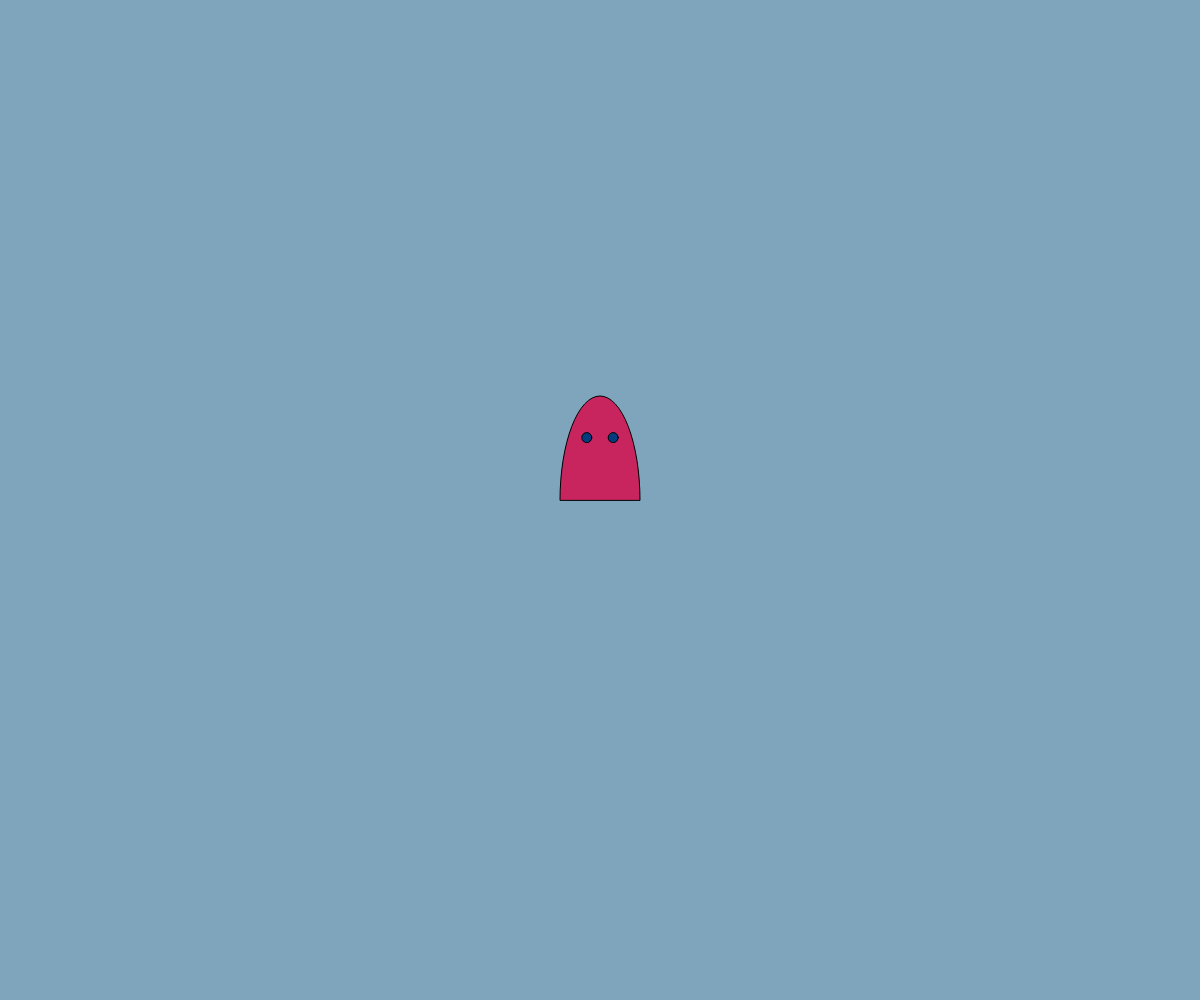
Frame 1 (no input)
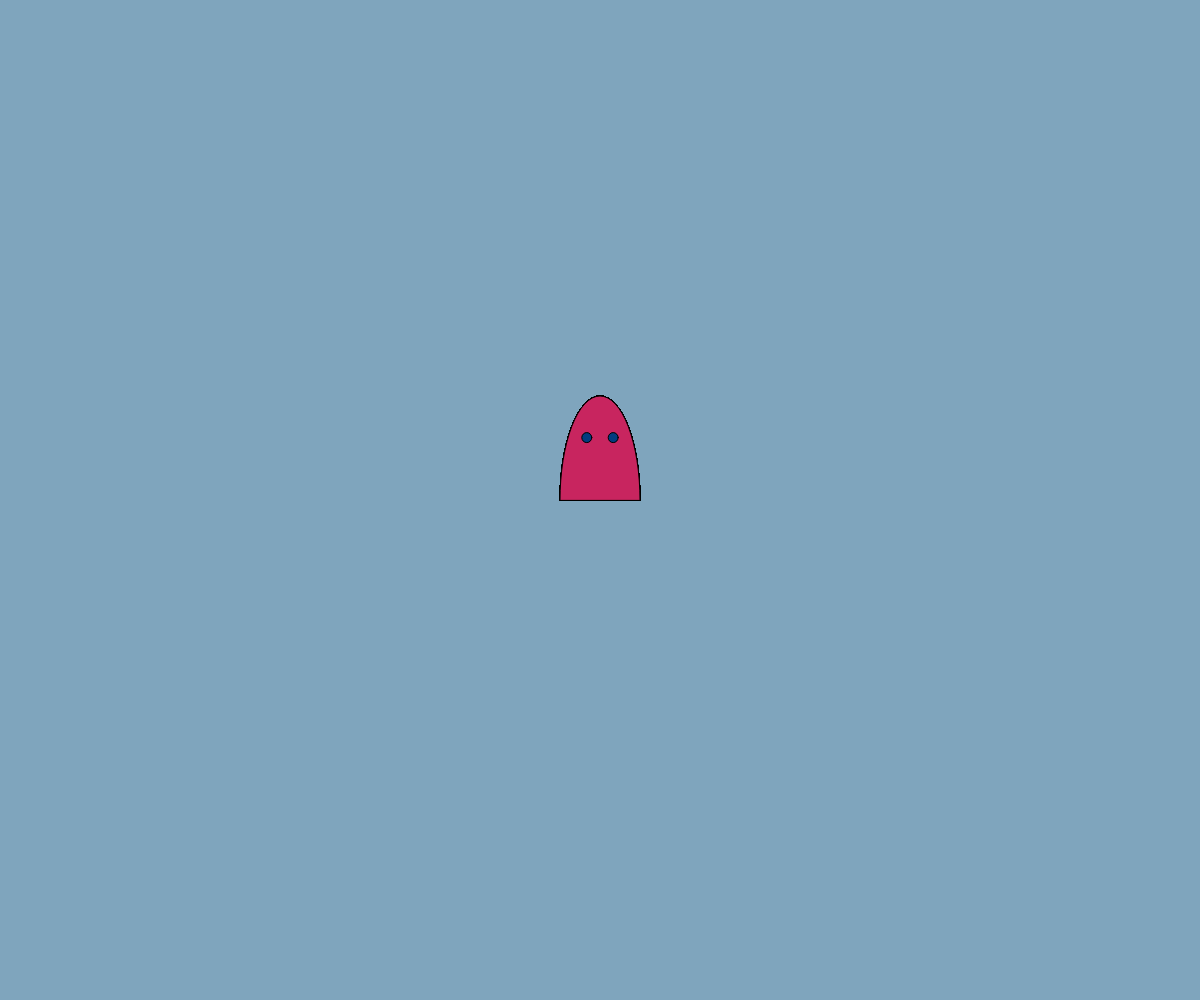
Frame 60 (no input)
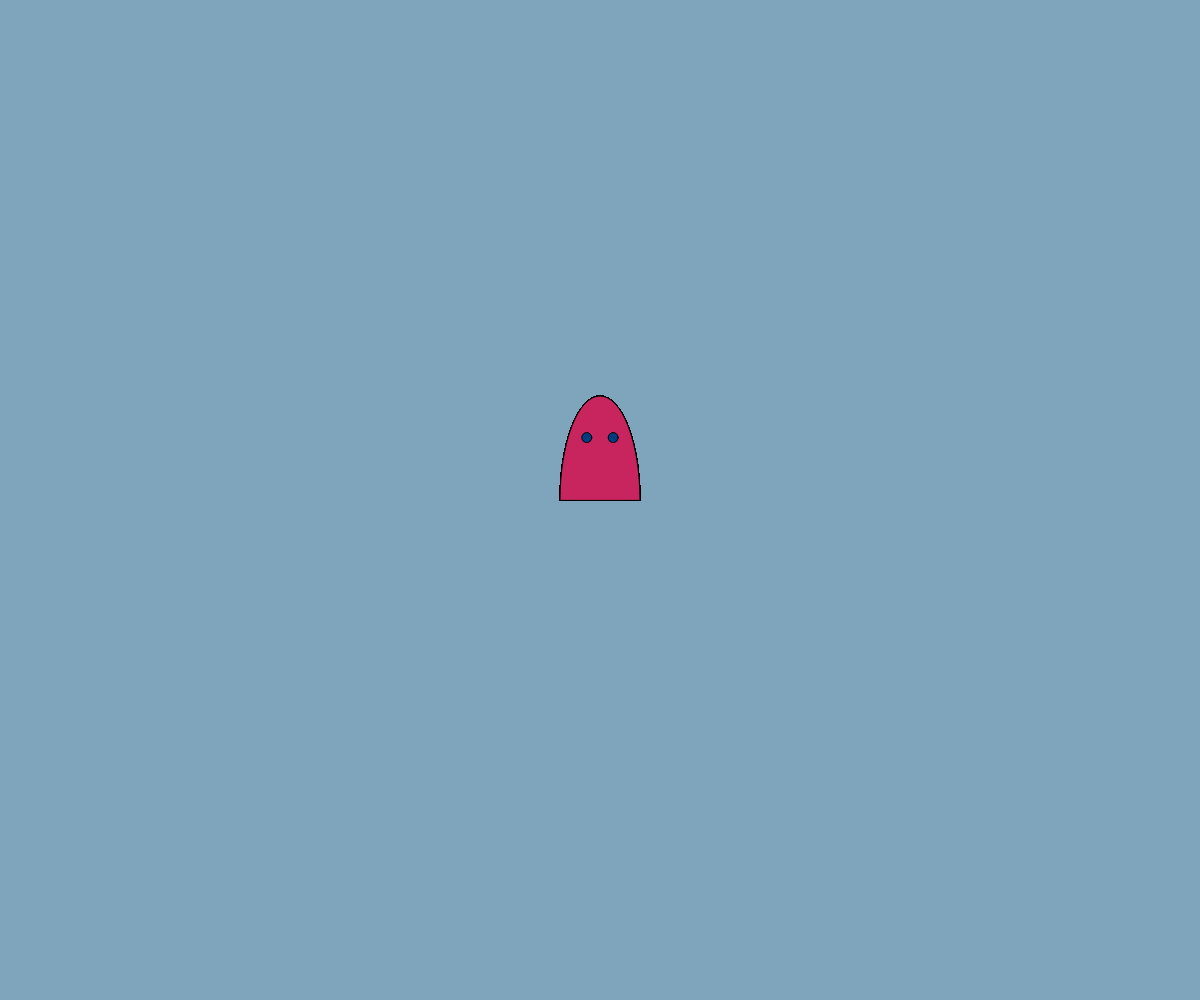
Frame 120 (the mouse pressed at the canvas centre since frame 60)

The p5.js sketch that drew these frames (run headless with seeded random() and noise() and a simulated clock; from frame 60 on, the mouse is pressed at the canvas centre):

// p5.js sketch
// ── sketch.js

// global variables
var bg_col;


function setup() {
    createCanvas(windowWidth,windowHeight);
    bg_col = color(127, 165, 189);
    background(bg_col);


}

function draw() {
	translate(width/2, height/2);


	rotate(0);


    var thingWidth = 80
    var thingHeight = thingWidth * 2.6;
	fill(200, 37, 95);
	push();
	scale(1, -1);
    arc(0, 0, thingWidth, thingHeight, 0, PI, CHORD);
	pop();

	fill(2, 60, 127);
	var eye_x = thingWidth * 0.165;
	var eye_y = thingHeight * -0.3;
	var eye_size = thingWidth * 0.125;
	ellipse(-eye_x, eye_y, eye_size, eye_size);
	ellipse(eye_x, eye_y, eye_size, eye_size);

}

// ── omni.js
function Herbi(pos_x, pos_y){
    this.pos = createVector(pos_x,pos_y);
    this.velocity = createVector(0, 0);
    this.accel = createVector(0, 0);
    this.maxSpeed = 10;
    this.size = 1;
    this.maxSize = 10;
    this.born = Date.now();
    this.age = 0;
    this.maxAge = 300;
    this.minWidth = 30;
    this.maxWidth = 60;
    this.canGrow = true;
    this.maxFoodDist = 200;
	this.eating = false;
	this.timeEating = 0;
}

Herbi.prototype.frame = function (foodArr) {
    this.draw();
    this.grow();
    this.lookForFood(foodArr);
	this.eat();
    this.move();
};


Herbi.prototype.move = function() {

	var moveAmt;
	var mult = 1;

	if (this.myFood) {
		// text(this.myFood, 100, 100);

		moveAmt = p5.Vector.sub(this.myFood.pos, this.pos);
		var dist = moveAmt.mag();

		moveAmt.normalize();

		mult = constrain(map(dist, 0, 30, 0, 1), 0, 1);

	} else {
		moveAmt = p5.Vector.random2D();
		moveAmt.mult(0.5);
	}

    this.accel = moveAmt;
    this.velocity.add(this.accel);
	this.velocity.mult(mult);
	this.velocity.limit(this.maxSpeed);

    this.checkBounds();

    this.pos.add(this.velocity);

};

Herbi.prototype.checkBounds = function(){
    if (this.pos.x >= width ) {
        this.velocity.x = 0;
        this.accel.x *= -1;
        this.pos.x = width-2;
    } else if ( this.pos.x <= 0 ) {
        this.velocity.x = 0;
        this.accel.x *= -1;
        this.pos.x = 2;

    } else if ( this.pos.y >= height ) {
        this.velocity.y = 0;
        this.accel.y *= -1;
        this.pos.y = height-2;

    } else if ( this.pos.y <= 0) {
        this.velocity.y = 0;
        this.accel.y *= -1;
        this.pos.y = 2;
    }
};


Herbi.prototype.lookForFood = function(foodArr){

    for (var i = 0; i < foodArr.length; i++) {
        var food = foodArr[i];


        var foodDist = p5.Vector.dist(food.pos,this.pos);

        textSize(50);
        // text(foodDist, 50, 50);


        if (foodDist <= this.maxFoodDist && food.size >= 2) {
            this.myFood = food;
            // text("food!", 50, 50);
        }
    }

};

Herbi.prototype.eat = function(){
	if (this.myFood) {
		if ( p5.Vector.dist(this.pos, this.myFood.pos) <= 1 ) {
			// text("Im on food", 100, 100);
			this.eating = true;
		}
	}

	if (this.eating) {
		this.timeEating++;
		if (this.timeEating % 120 === 0) {
			this.myFood.size--;
			this.size++;
		}
		if (this.myFood.size <= 0) {
			this.eating = false;
			this.timeEating = 0;
			this.myFood = false;
		}
	}
}

Herbi.prototype.draw = function() {

    push();

    translate(this.pos.x, this.pos.y);

	var heading = this.velocity.heading();
	rotate(heading + HALF_PI);

    rectMode(CENTER);
    var thingWidth = map(this.size, 0, this.maxSize, this.minWidth, this.maxWidth);
    var thingHeight = thingWidth * 0.3;
    rect(0, 0, thingWidth, thingHeight);

    stroke(200, 0, 0);
    line(-thingWidth/2, 0, thingWidth/2, 0);
    line(-thingWidth/2, thingHeight/4, thingWidth/2, thingHeight/4);

    pop();
};

Herbi.prototype.grow = function(){
    var growRate = 11;

    // Herbi can grow
    this.age = floor((Date.now() - this.born)/1000);


    if (this.age % growRate === 0 && this.canGrow) {
        this.size++;

        this.canGrow = false;
    } else if (this.age % growRate !== 0) {
        this.canGrow = true;
    }
};
